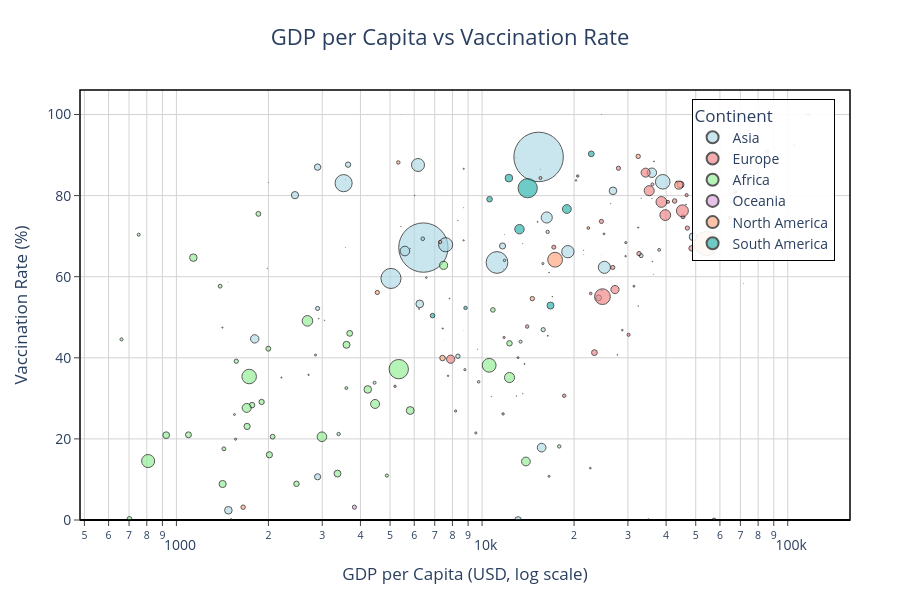

Here is the notebook cell this chart was saved with:
### Markdown cell above
## 8. Relationship Analysis: GDP per Capita vs Vaccination Rate

Here we explore the relationship between economic development (GDP per capita) and vaccination progress. The chart shows whether wealthier nations were able to achieve higher vaccination rates. Bubble size represents population size.

### Code cell
# Prepare data for GDP vs Vaccination Rate chart
gdp_vax_data = latest_country_data.dropna(subset=['gdp_per_capita', 'vaccination_rate_pct', 'population'])

fig_gdp_vax = px.scatter(
    gdp_vax_data,
    x='gdp_per_capita',
    y='vaccination_rate_pct',
    color='continent',
    color_discrete_map=continent_colors,
    size='population',
    size_max=35,
    hover_name='location',
    custom_data=['gdp_per_capita', 'vaccination_rate_pct', 'population', 'people_fully_vaccinated_per_hundred', 'continent'],
    log_x=True,
    title='GDP per Capita vs Vaccination Rate',
    labels={'gdp_per_capita': 'GDP per Capita (USD, log scale)',
            'vaccination_rate_pct': 'Vaccination Rate (%)'},
    height=600
)

fig_gdp_vax.update_traces(
    marker=dict(
        sizemode="area",
        opacity=0.65,
        line=dict(width=1, color='black')
    ),
    hovertemplate=(
        '<b>%{hovertext}</b><br>'
        '<b>Continent:</b> %{customdata[4]}<br>'
        '<b>GDP per Capita:</b> $%{customdata[0]:,.0f}<br>'
        '<b>Vaccination Rate:</b> %{customdata[1]:.1f}%<br>'
        '<b>Population:</b> %{customdata[2]:,.0f}<br>'
        '<b>Fully Vaccinated per 100:</b> %{customdata[3]:.1f}'
        '<extra></extra>'
    )
)

fig_gdp_vax = apply_relationship_chart_guidelines(fig_gdp_vax,
    'GDP per Capita vs Vaccination Rate',
    'GDP per Capita (USD, log scale)',
    'Vaccination Rate (%)',
    y_zero=True)

fig_gdp_vax.show()

# Save the chart
fig_gdp_vax.write_html(str(output_dir / "gdp_vs_vaccination_rate.html"))
print("✓ Saved: outputs/charts/gdp_vs_vaccination_rate.html")

### Figure 1 — Plotly figure (JSON) as saved in the notebook; plotly's stock layout.template omitted (floating-point values rounded to 4 significant figures; data arrays with more than 128 entries replaced by an {"elided": "..."} marker saying what was removed)
{"data": [{"customdata": {"elided": "50x5 mixed values"}, "hovertemplate": "<b>%{hovertext}</b><br><b>Continent:</b> %{customdata[4]}<br><b>GDP per Capita:</b> $%{customdata[0]:,.0f}<br><b>Vaccination Rate:</b> %{customdata[1]:.1f}%<br><b>Population:</b> %{customdata[2]:,.0f}<br><b>Fully Vaccinated per 100:</b> %{customdata[3]:.1f}<extra></extra>", "hovertext": ["Afghanistan", "Armenia", "Azerbaijan", "Bahrain", "Bangladesh", "Bhutan", "Brunei", "Cambodia", "China", "East Timor", "Georgia", "Hong Kong", "India", "Indonesia", "Iran", "Iraq", "Israel", "Japan", "Jordan", "Kazakhstan", "Kuwait", "Kyrgyzstan", "Laos", "Lebanon", "Macao", "Malaysia", "Maldives", "Mongolia", "Myanmar", "Nepal", "North Korea", "Oman", "Pakistan", "Palestine", "Philippines", "Qatar", "Saudi Arabia", "Singapore", "South Korea", "Sri Lanka", "Syria", "Taiwan", "Tajikistan", "Thailand", "Turkey", "Turkmenistan", "United Arab Emirates", "Uzbekistan", "Vietnam", "Yemen"], "legendgroup": "Asia", "marker": {"color": "lightblue", "line": {"color": "black", "width": 1}, "opacity": 0.65, "size": [41130000.0, 2780000.0, 10360000.0, 1472000.0, 171200000.0, 782500.0, 449000.0, 16770000.0, 1426000000.0, 1341000.0, 3744000.0, 7489000.0, 1417000000.0, 275500000.0, 88550000.0, 44500000.0, 9449000.0, 124000000.0, 11290000.0, 19400000.0, 4269000.0, 6631000.0, 7529000.0, 5490000.0, 695200.0, 33940000.0, 523800.0, 3398000.0, 54180000.0, 30550000.0, 26070000.0, 4576000.0, 235800000.0, 5250000.0, 115600000.0, 2695000.0, 36410000.0, 5637000.0, 51820000.0, 21830000.0, 22130000.0, 23890000.0, 9953000.0, 71700000.0, 85340000.0, 6431000.0, 9441000.0, 34630000.0, 98190000.0, 33700000.0], "sizemode": "area", "sizeref": 1164000.0, "symbol": "circle"}, "mode": "markers", "name": "Asia", "orientation": "v", "showlegend": true, "type": "scatter", "x": [1804.0, 8788.0, 15850.0, 43290.0, 3524.0, 8709.0, 71810.0, 3645.0, 15310.0, 6570.0, 9745.0, 56050.0, 6427.0, 11190.0, 19080.0, 15660.0, 33130.0, 39000.0, 8337.0, 24060.0, 65530.0, 3393.0, 6397.0, 13370.0, 104900.0, 26810.0, 15180.0, 11840.0, 5592.0, 2443.0, 13110.0, 37960.0, 5035.0, 4450.0, 7599.0, 116900.0, 49050.0, 85540.0, 35940.0, 11670.0, 2897.0, 2897.0, 2897.0, 16280.0, 25130.0, 16390.0, 67290.0, 6253.0, 6172.0, 1479.0], "xaxis": "x", "y": [44.67, 37.07, 46.94, 83.33, 83.07, 86.61, 99.49, 87.63, 89.54, 59.77, 34.08, 90.85, 67.18, 63.51, 66.16, 17.85, 65.19, 83.4, 40.39, 54.79, 78.39, 21.2, 69.36, 43.98, 92.39, 81.18, 73.53, 64.02, 66.33, 80.11, 0.0, 66.62, 59.57, 33.85, 67.88, 100.0, 69.86, 90.85, 85.64, 67.57, 10.66, 87.02, 52.17, 74.6, 62.31, 71.05, 100.0, 53.29, 87.55, 2.4], "yaxis": "y"}, {"customdata": {"elided": "50x5 mixed values"}, "hovertemplate": "<b>%{hovertext}</b><br><b>Continent:</b> %{customdata[4]}<br><b>GDP per Capita:</b> $%{customdata[0]:,.0f}<br><b>Vaccination Rate:</b> %{customdata[1]:.1f}%<br><b>Population:</b> %{customdata[2]:,.0f}<br><b>Fully Vaccinated per 100:</b> %{customdata[3]:.1f}<extra></extra>", "hovertext": ["Albania", "Andorra", "Austria", "Belarus", "Belgium", "Bosnia and Herzegovina", "Bulgaria", "Croatia", "Cyprus", "Czechia", "Denmark", "Estonia", "Faroe Islands", "Finland", "France", "Germany", "Gibraltar", "Greece", "Guernsey", "Hungary", "Iceland", "Ireland", "Isle of Man", "Italy", "Jersey", "Latvia", "Liechtenstein", "Lithuania", "Luxembourg", "Malta", "Moldova", "Monaco", "Montenegro", "Netherlands", "North Macedonia", "Norway", "Poland", "Portugal", "Romania", "Russia", "San Marino", "Serbia", "Slovakia", "Slovenia", "Spain", "Sweden", "Switzerland", "Ukraine", "United Kingdom", "Vatican"], "legendgroup": "Europe", "marker": {"color": "lightcoral", "line": {"color": "black", "width": 1}, "opacity": 0.65, "size": [2842000.0, 79840.0, 8940000.0, 9535000.0, 11660000.0, 3234000.0, 6782000.0, 4030000.0, 896000.0, 10490000.0, 5882000.0, 1326000.0, 53120.0, 5541000.0, 67810000.0, 83370000.0, 32680.0, 10380000.0, 63330.0, 9967000.0, 372900.0, 5023000.0, 84530.0, 59040000.0, 110800.0, 1851000.0, 39360.0, 2750000.0, 647600.0, 533300.0, 3273000.0, 36490.0, 627100.0, 17560000.0, 2094000.0, 5434000.0, 39860000.0, 10270000.0, 19660000.0, 144700000.0, 33690.0, 6872000.0, 5643000.0, 2120000.0, 47560000.0, 10550000.0, 8740000.0, 39700000.0, 67510000.0, 808.0], "sizemode": "area", "sizeref": 1164000.0, "symbol": "circle"}, "mode": "markers", "name": "Europe", "orientation": "v", "showlegend": true, "type": "scatter", "x": [11800.0, 5820.0, 45440.0, 17170.0, 42660.0, 11710.0, 18560.0, 22670.0, 32420.0, 32610.0, 46680.0, 29480.0, 8703.0, 40590.0, 38610.0, 45230.0, 24570.0, 24570.0, 1999.0, 26780.0, 46480.0, 67340.0, 33130.0, 35220.0, 8337.0, 25060.0, 29520.0, 29520.0, 94280.0, 36510.0, 5190.0, 11840.0, 16410.0, 48470.0, 13110.0, 64800.0, 27220.0, 27940.0, 23310.0, 24770.0, 56860.0, 14050.0, 30160.0, 31400.0, 34270.0, 46950.0, 57410.0, 7894.0, 39750.0, 16750.0], "xaxis": "x", "y": [45.01, 67.01, 74.76, 67.28, 78.68, 26.17, 30.64, 55.87, 72.11, 65.71, 80.11, 65.06, 76.99, 78.46, 78.44, 76.24, 100.0, 73.64, 83.23, 62.28, 77.82, 80.94, 79.38, 81.21, 73.9, 70.57, 0.0, 68.4, 71.45, 88.43, 32.97, 70.34, 45.43, 67.0, 40.04, 74.61, 56.83, 86.75, 41.28, 55.08, 70.15, 47.71, 45.68, 57.66, 85.66, 71.98, 0.0, 39.65, 75.19, 0.0], "yaxis": "y"}, {"customdata": {"elided": "58x5 mixed values"}, "hovertemplate": "<b>%{hovertext}</b><br><b>Continent:</b> %{customdata[4]}<br><b>GDP per Capita:</b> $%{customdata[0]:,.0f}<br><b>Vaccination Rate:</b> %{customdata[1]:.1f}%<br><b>Population:</b> %{customdata[2]:,.0f}<br><b>Fully Vaccinated per 100:</b> %{customdata[3]:.1f}<extra></extra>", "hovertext": ["Algeria", "Angola", "Benin", "Botswana", "Burkina Faso", "Burundi", "Cameroon", "Cape Verde", "Central African Republic", "Chad", "Comoros", "Congo", "Cote d'Ivoire", "Democratic Republic of Congo", "Djibouti", "Egypt", "Equatorial Guinea", "Eritrea", "Eswatini", "Ethiopia", "Gabon", "Gambia", "Ghana", "Guinea", "Guinea-Bissau", "Kenya", "Lesotho", "Liberia", "Libya", "Madagascar", "Malawi", "Mali", "Mauritania", "Mauritius", "Mayotte", "Morocco", "Mozambique", "Namibia", "Niger", "Nigeria", "Reunion", "Rwanda", "Saint Helena", "Sao Tome and Principe", "Senegal", "Seychelles", "Sierra Leone", "Somalia", "South Africa", "South Sudan", "Sudan", "Tanzania", "Togo", "Tunisia", "Uganda", "Western Sahara", "Zambia", "Zimbabwe"], "legendgroup": "Africa", "marker": {"color": "lightgreen", "line": {"color": "black", "width": 1}, "opacity": 0.65, "size": [44900000.0, 35590000.0, 13350000.0, 2630000.0, 22670000.0, 12890000.0, 27910000.0, 593200.0, 5579000.0, 17720000.0, 836800.0, 5970000.0, 28160000.0, 99010000.0, 1121000.0, 111000000.0, 1675000.0, 3684000.0, 1202000.0, 123400000.0, 2389000.0, 2706000.0, 33480000.0, 13860000.0, 2106000.0, 54030000.0, 2306000.0, 5303000.0, 6812000.0, 29610000.0, 20410000.0, 22590000.0, 4736000.0, 1299000.0, 326100.0, 37460000.0, 32970000.0, 2567000.0, 26210000.0, 218500000.0, 974100.0, 13780000.0, 5401.0, 227400.0, 17320000.0, 107100.0, 8606000.0, 17600000.0, 59890000.0, 10910000.0, 46870000.0, 65500000.0, 8849000.0, 12360000.0, 47250000.0, 576000.0, 20020000.0, 16320000.0], "sizemode": "area", "sizeref": 1164000.0, "symbol": "circle"}, "mode": "markers", "name": "Africa", "orientation": "v", "showlegend": true, "type": "scatter", "x": [13910.0, 5820.0, 2064.0, 15810.0, 1703.0, 702.2, 3365.0, 6223.0, 661.2, 1768.0, 1414.0, 4881.0, 3601.0, 808.1, 2705.0, 10550.0, 22600.0, 1510.0, 7739.0, 1730.0, 16560.0, 1562.0, 4228.0, 1999.0, 1549.0, 2993.0, 2851.0, 752.8, 17880.0, 1416.0, 1095.0, 2014.0, 3598.0, 20290.0, 17340.0, 7485.0, 1136.0, 9542.0, 926.0, 5338.0, 23310.0, 1854.0, 24650.0, 3053.0, 2471.0, 26380.0, 1390.0, 12290.0, 12290.0, 1570.0, 4467.0, 2683.0, 1430.0, 10850.0, 1698.0, 1479.0, 3689.0, 1900.0], "xaxis": "x", "y": [14.43, 27.0, 20.54, 63.24, 23.08, 0.28, 11.45, 52.05, 44.54, 28.33, 47.45, 10.96, 43.2, 14.54, 35.79, 38.15, 12.78, 0.0, 35.56, 35.38, 10.78, 19.93, 32.2, 42.24, 26.01, 20.53, 40.68, 70.36, 18.15, 8.88, 21.01, 16.08, 32.53, 83.74, 0.0, 62.8, 64.7, 21.46, 20.92, 37.2, 0.0, 75.49, 65.38, 49.25, 8.93, 78.0, 57.66, 43.57, 35.13, 39.16, 28.62, 49.11, 17.56, 51.81, 27.64, 0.0, 46.03, 29.11], "yaxis": "y"}, {"customdata": [[5820.0, 0, 44295, 0, "Oceania"], [44650.0, 82.7, 26177410, 82.7, "Oceania"], [15525, 86.47, 17032, 86.47, "Oceania"], [8703.0, 68.96, 929769, 68.96, "Oceania"], [16560.0, 60.99, 306292, 60.99, "Oceania"], [7424.0, 0, 171783, 0, "Oceania"], [1981.0, 62.08, 131237, 62.08, "Oceania"], [3819.0, 0, 41593, 0, "Oceania"], [3299.0, 0, 114178, 0, "Oceania"], [12900.0, 89.4, 12691, 89.4, "Oceania"], [36090.0, 63.74, 289959, 63.74, "Oceania"], [36090.0, 82.77, 5185289, 82.77, "Oceania"], [13110.0, 83.76, 1952, 83.76, "Oceania"], [64800.0, 0, 49574, 0, "Oceania"], [13240.0, 0, 18084, 0, "Oceania"], [3823.0, 3.17, 10142625, 3.17, "Oceania"], [27220.0, 100, 47, 100, "Oceania"], [6022.0, 80.02, 222390, 80.02, "Oceania"], [2206.0, 35.12, 724272, 35.12, "Oceania"], [5426.0, 100, 1893, 116.4, "Oceania"], [5426.0, 72.39, 106867, 72.39, "Oceania"], [3575.0, 83.86, 11335, 83.86, "Oceania"], [2922.0, 49.66, 326744, 49.66, "Oceania"], [1479.0, 58.67, 11596, 58.67, "Oceania"]], "hovertemplate": "<b>%{hovertext}</b><br><b>Continent:</b> %{customdata[4]}<br><b>GDP per Capita:</b> $%{customdata[0]:,.0f}<br><b>Vaccination Rate:</b> %{customdata[1]:.1f}%<br><b>Population:</b> %{customdata[2]:,.0f}<br><b>Fully Vaccinated per 100:</b> %{customdata[3]:.1f}<extra></extra>", "hovertext": ["American Samoa", "Australia", "Cook Islands", "Fiji", "French Polynesia", "Guam", "Kiribati", "Marshall Islands", "Micronesia (country)", "Nauru", "New Caledonia", "New Zealand", "Niue", "Northern Mariana Islands", "Palau", "Papua New Guinea", "Pitcairn", "Samoa", "Solomon Islands", "Tokelau", "Tonga", "Tuvalu", "Vanuatu", "Wallis and Futuna"], "legendgroup": "Oceania", "marker": {"color": "plum", "line": {"color": "black", "width": 1}, "opacity": 0.65, "size": [44300.0, 26180000.0, 17030.0, 929800.0, 306300.0, 171800.0, 131200.0, 41590.0, 114200.0, 12690.0, 290000.0, 5185000.0, 1952.0, 49570.0, 18080.0, 10140000.0, 47.0, 222400.0, 724300.0, 1893.0, 106900.0, 11340.0, 326700.0, 11600.0], "sizemode": "area", "sizeref": 1164000.0, "symbol": "circle"}, "mode": "markers", "name": "Oceania", "orientation": "v", "showlegend": true, "type": "scatter", "x": [5820.0, 44650.0, 15520.0, 8703.0, 16560.0, 7424.0, 1981.0, 3819.0, 3299.0, 12900.0, 36090.0, 36090.0, 13110.0, 64800.0, 13240.0, 3823.0, 27220.0, 6022.0, 2206.0, 5426.0, 5426.0, 3575.0, 2922.0, 1479.0], "xaxis": "x", "y": [0.0, 82.7, 86.47, 68.96, 60.99, 0.0, 62.08, 0.0, 0.0, 89.4, 63.74, 82.77, 83.76, 0.0, 0.0, 3.17, 100.0, 80.02, 35.12, 100.0, 72.39, 83.86, 49.66, 58.67], "yaxis": "y"}, {"customdata": {"elided": "41x5 mixed values"}, "hovertemplate": "<b>%{hovertext}</b><br><b>Continent:</b> %{customdata[4]}<br><b>GDP per Capita:</b> $%{customdata[0]:,.0f}<br><b>Vaccination Rate:</b> %{customdata[1]:.1f}%<br><b>Population:</b> %{customdata[2]:,.0f}<br><b>Fully Vaccinated per 100:</b> %{customdata[3]:.1f}<extra></extra>", "hovertext": ["Anguilla", "Antigua and Barbuda", "Aruba", "Bahamas", "Barbados", "Belize", "Bermuda", "Bonaire Sint Eustatius and Saba", "British Virgin Islands", "Canada", "Cayman Islands", "Costa Rica", "Cuba", "Curacao", "Dominica", "Dominican Republic", "El Salvador", "Greenland", "Grenada", "Guadeloupe", "Guatemala", "Haiti", "Honduras", "Jamaica", "Martinique", "Mexico", "Montserrat", "Nicaragua", "Panama", "Puerto Rico", "Saint Barthelemy", "Saint Kitts and Nevis", "Saint Lucia", "Saint Martin (French part)", "Saint Pierre and Miquelon", "Saint Vincent and the Grenadines", "Sint Maarten (Dutch part)", "Trinidad and Tobago", "Turks and Caicos Islands", "United States", "United States Virgin Islands"], "legendgroup": "North America", "marker": {"color": "lightsalmon", "line": {"color": "black", "width": 1}, "opacity": 0.65, "size": [15880.0, 93770.0, 106500.0, 410000.0, 281600.0, 405300.0, 64210.0, 27050.0, 31330.0, 38450000.0, 68720.0, 5181000.0, 11210000.0, 191200.0, 72760.0, 11230000.0, 6336000.0, 56490.0, 125500.0, 395800.0, 17840000.0, 11590000.0, 10430000.0, 2827000.0, 367500.0, 127500000.0, 4413.0, 6948000.0, 4409000.0, 3252000.0, 10990.0, 47680.0, 179900.0, 31820.0, 5885.0, 104000.0, 44190.0, 1531000.0, 45730.0, 338300000.0, 99480.0], "sizemode": "area", "sizeref": 1164000.0, "symbol": "circle"}, "mode": "markers", "name": "North America", "orientation": "v", "showlegend": true, "type": "scatter", "x": [21490.0, 21490.0, 35970.0, 27720.0, 16980.0, 7824.0, 50670.0, 11710.0, 71810.0, 44020.0, 49900.0, 15520.0, 32420.0, 32420.0, 9673.0, 14600.0, 7292.0, 13590.0, 13590.0, 7424.0, 7424.0, 1653.0, 4542.0, 8194.0, 3598.0, 17340.0, 7485.0, 5321.0, 22270.0, 35040.0, 24650.0, 24650.0, 12950.0, 10730.0, 10730.0, 10730.0, 36330.0, 28760.0, 3575.0, 54230.0, 20550.0], "xaxis": "x", "y": [65.38, 66.53, 79.25, 40.73, 55.05, 54.63, 74.22, 61.87, 58.28, 82.59, 88.32, 84.35, 89.67, 52.77, 42.14, 54.6, 68.56, 68.17, 31.11, 0.0, 39.94, 3.16, 56.11, 26.88, 0.0, 64.19, 44.23, 88.17, 72.0, 0.0, 0.0, 56.63, 30.56, 0.0, 0.0, 30.43, 60.58, 46.82, 67.16, 68.18, 0.0], "yaxis": "y"}, {"customdata": [[18930.0, 76.69, 45510324, 76.69, "South America"], [6886.0, 50.4, 12224114, 50.4, "South America"], [14100.0, 81.82, 215313504, 81.82, "South America"], [22770.0, 90.29, 19603736, 90.29, "South America"], [13250.0, 71.72, 51874028, 71.72, "South America"], [10580.0, 79.11, 18001002, 79.11, "South America"], [8703.0, 46.7, 3801, 46.7, "South America"], [16560.0, 0, 304568, 0, "South America"], [7435.0, 47.23, 808727, 47.23, "South America"], [8827.0, 52.31, 6780745, 52.31, "South America"], [12240.0, 84.32, 34049588, 84.32, "South America"], [13770.0, 38.49, 618046, 38.49, "South America"], [20550.0, 84.82, 3422796, 84.82, "South America"], [16750.0, 52.88, 28301700, 52.88, "South America"]], "hovertemplate": "<b>%{hovertext}</b><br><b>Continent:</b> %{customdata[4]}<br><b>GDP per Capita:</b> $%{customdata[0]:,.0f}<br><b>Vaccination Rate:</b> %{customdata[1]:.1f}%<br><b>Population:</b> %{customdata[2]:,.0f}<br><b>Fully Vaccinated per 100:</b> %{customdata[3]:.1f}<extra></extra>", "hovertext": ["Argentina", "Bolivia", "Brazil", "Chile", "Colombia", "Ecuador", "Falkland Islands", "French Guiana", "Guyana", "Paraguay", "Peru", "Suriname", "Uruguay", "Venezuela"], "legendgroup": "South America", "marker": {"color": "lightseagreen", "line": {"color": "black", "width": 1}, "opacity": 0.65, "size": [45510000.0, 12220000.0, 215300000.0, 19600000.0, 51870000.0, 18000000.0, 3801.0, 304600.0, 808700.0, 6781000.0, 34050000.0, 618000.0, 3423000.0, 28300000.0], "sizemode": "area", "sizeref": 1164000.0, "symbol": "circle"}, "mode": "markers", "name": "South America", "orientation": "v", "showlegend": true, "type": "scatter", "x": [18930.0, 6886.0, 14100.0, 22770.0, 13250.0, 10580.0, 8703.0, 16560.0, 7435.0, 8827.0, 12240.0, 13770.0, 20550.0, 16750.0], "xaxis": "x", "y": [76.69, 50.4, 81.82, 90.29, 71.72, 79.11, 46.7, 0.0, 47.23, 52.31, 84.32, 38.49, 84.82, 52.88], "yaxis": "y"}], "layout": {"font": {"size": 14}, "height": 600, "legend": {"bgcolor": "rgba(255,255,255,0.9)", "bordercolor": "black", "borderwidth": 1, "itemsizing": "constant", "orientation": "v", "title": {"text": "Continent"}, "tracegroupgap": 0, "x": 0.98, "xanchor": "right", "y": 0.98, "yanchor": "top"}, "margin": {"b": 80, "l": 80, "r": 50, "t": 90}, "paper_bgcolor": "white", "plot_bgcolor": "white", "shapes": [{"fillcolor": "rgba(0,0,0,0)", "line": {"color": "black", "width": 1.5}, "type": "rect", "x0": 0, "x1": 1, "xref": "paper", "y0": 0, "y1": 1, "yref": "paper"}], "title": {"font": {"size": 22}, "text": "GDP per Capita vs Vaccination Rate", "x": 0.5, "xanchor": "center"}, "xaxis": {"anchor": "y", "domain": [0, 1], "gridcolor": "lightgray", "showgrid": true, "tickangle": 0, "ticks": "outside", "title": {"text": "GDP per Capita (USD, log scale)"}, "type": "log", "zeroline": true, "zerolinecolor": "black"}, "yaxis": {"anchor": "x", "domain": [0, 1], "gridcolor": "lightgray", "rangemode": "tozero", "showgrid": true, "tickangle": 0, "ticks": "outside", "title": {"text": "Vaccination Rate (%)"}, "zeroline": true, "zerolinecolor": "black"}}}
